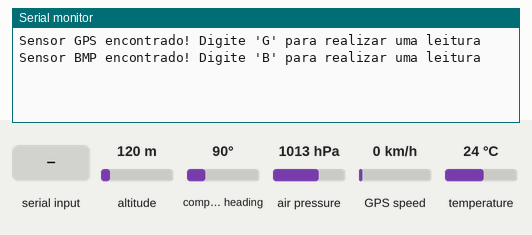
The sketch below on a simulated Arduino Uno, built with avr-gcc and run on an emulated ATmega328P. Shown: the last lines printed to the serial monitor. Inputs (shaded band) come from the test bench; at power-on: altitude 120 m, compass heading 90°, air pressure 1013 hPa, GPS speed 0 km/h, temperature 24 °C. The GPS gets a fix after 3 s at 37.7749, -122.4194 with 8 satellites.

Above: at 1.2 s.
1.3 s: "B" received over Serial
At 3.4 s:
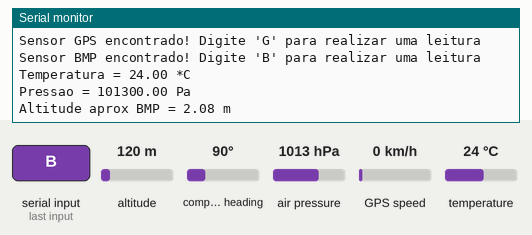
3.7 s: "G" received over Serial
At 6.1 s:
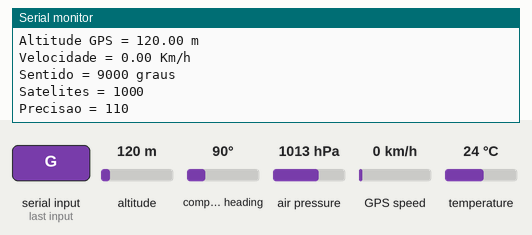

The sketch:

bmp280.ino
```cpp
// Software para leitura dos sensores BMP280 e NEO-6M
#include <Wire.h>
#include <Adafruit_Sensor.h>
#include <Adafruit_BMP280.h>
#include <SoftwareSerial.h>
#include <TinyGPS.h>

#define PC_Serial_Baud 115200
#define pressao_nivel_mar 1013.25 // Pressao ao nível do mar, é passado como parametro na leitura de altitude, pode ser definido como variável a ser atribuida no início do programa se for mais conveiente
#define GPS_RX 4  // O TX do GPS deve ser ligado neste pino
#define GPS_TX 3  // O RX do GPS deve ser ligado neste pino
#define GPS_Serial_Baud 9600

// Ligacoes do BMP
// VCC e SDO devem ser conectados em 3V3
// GND deve ser conectado com GND
// SDA deve ser conectado na entrada analogica 4
// SCL deve ser conectado na entrada analogica 5

Adafruit_BMP280 sensor_bmp;               // Definicao do Sensor
SoftwareSerial gpsSerial(GPS_RX, GPS_TX); // Definicao da conexao Serial entre o GPS
TinyGPS gps;                              // Definicao do GPS

float temperatura_BMP;        // Temperatura medida pelo BMP, em °C e com precisão 0.01
float pressao_BMP;            // Pressao medida pelo BMP, em Pa e com precisão 0.01
float altitude_BMP;           // Altitude medida pelo BMP, em m e com precisão 0.01

float latitude_GPS;           // Latitude medida pelo GPS, em graus
float longitude_GPS;          // Longitude medida pelo GPS, em graus
unsigned long idadeInfo_GPS;  // Idade da informacao do GPS, em ms
float altitude_GPS;           // Altitude medida pelo GPS, em metros
float velocidade_GPS;         // velocidade medida pelo GPS, em Km/h
unsigned long sentido_GPS;    // sentido medido pelo GPS, verificar unidade
unsigned short satelites_GPS; // Número de satélites que enviaram informações
unsigned long precisao_GPS;   // Precisão das informações


int incomingByte = 0;         // Leitura da transmissao serial com o computador

void readBMP(){
  temperatura_BMP = sensor_bmp.readTemperature();
  pressao_BMP = sensor_bmp.readPressure();
  altitude_BMP = sensor_bmp.readAltitude(pressao_nivel_mar);
}

void readGPS(){
  bool newData = false;
  unsigned long chars;
  // For one second we parse GPS data and report some key values
  for (unsigned long start = millis(); millis() - start < 1000;){
    while (gpsSerial.available()){
      char c = gpsSerial.read();
      // Serial.write(c); //apague o comentario para mostrar os dados crus
      if (gps.encode(c)) // Atribui true para newData caso novos dados sejam recebidos
        newData = true;
      }
    }
    if(newData){
      gps.f_get_position(&latitude_GPS, &longitude_GPS, &idadeInfo_GPS);
      altitude_GPS = gps.f_altitude();
      velocidade_GPS = gps.f_speed_kmph();
      sentido_GPS = gps.course();
      satelites_GPS = gps.satellites();
      precisao_GPS = gps.hdop();
    }
}

void printBMP(){
  Serial.print("Temperatura = ");
  Serial.print(temperatura_BMP);
  Serial.println(" *C");

  Serial.print("Pressao = ");
  Serial.print(pressao_BMP);
  Serial.println(" Pa");

  Serial.print("Altitude aprox BMP = ");
  Serial.print(altitude_BMP); // this should be adjusted to your local forcase
  Serial.println(" m");

  Serial.println();
}

void printGPS(){
 if(latitude_GPS != TinyGPS::GPS_INVALID_F_ANGLE){
  Serial.print("Latitude = ");
  Serial.print(latitude_GPS, 6);
  Serial.println(" graus");
 }
 else Serial.println("Latitude = Invalida");

 if(longitude_GPS != TinyGPS::GPS_INVALID_F_ANGLE){
  Serial.print("Longitude = ");
  Serial.print(longitude_GPS, 6);
  Serial.println(" graus");
 }
 else Serial.println("Longitude = Invalida");

 if(idadeInfo_GPS != TinyGPS::GPS_INVALID_AGE){
  Serial.print("Idade da Informacao = ");
  Serial.print(idadeInfo_GPS);
  Serial.println(" ms");
 }
 else Serial.println("Idade da Informacao = Invalida");

 if(altitude_GPS != TinyGPS::GPS_INVALID_ALTITUDE){
  Serial.print("Altitude GPS = ");
  Serial.print(altitude_GPS);
  Serial.println(" m");
 }
 else Serial.println("Altitude = Invalida");

 Serial.print("Velocidade = ");
 Serial.print(velocidade_GPS, 2);
 Serial.println(" Km/h");

 Serial.print("Sentido = ");
 Serial.print(sentido_GPS);
 Serial.println(" graus");

 Serial.print("Satelites = ");
 Serial.println(satelites_GPS, 2);

 Serial.print("Precisao = ");
 Serial.println(precisao_GPS);

}

void setup() {
  // put your setup code here, to run once:
  Serial.begin(PC_Serial_Baud);

  gpsSerial.begin(GPS_Serial_Baud);
  Serial.println("Sensor GPS encontrado! Digite 'G' para realizar uma leitura");

  //Verifica a conexão do sensor BMP280
  if (!sensor_bmp.begin())
    Serial.println("Sensor BMP não encontrado. Verifique as conexoes!");
  else
    Serial.println("Sensor BMP encontrado! Digite 'B' para realizar uma leitura");
}

void loop() {
  // put your main code here, to run repeatedly:
  readBMP();
  readGPS();
  if(Serial.available() > 0){           // available() returns the number of bytes available for reading that are stored in the serial buffer
    incomingByte = Serial.read();       // read() returns the next byte in the serial buffer
    if(incomingByte == 'B')
      printBMP();
    if(incomingByte == 'G')
      printGPS();
   }
  delay(200);
}
```

Measured:
- after the input at 1.3 s, the serial monitor: prints a new line after 0.93 s (image 1)
- after the input at 3.7 s, the serial monitor: prints a new line after 0.94 s (image 2)
